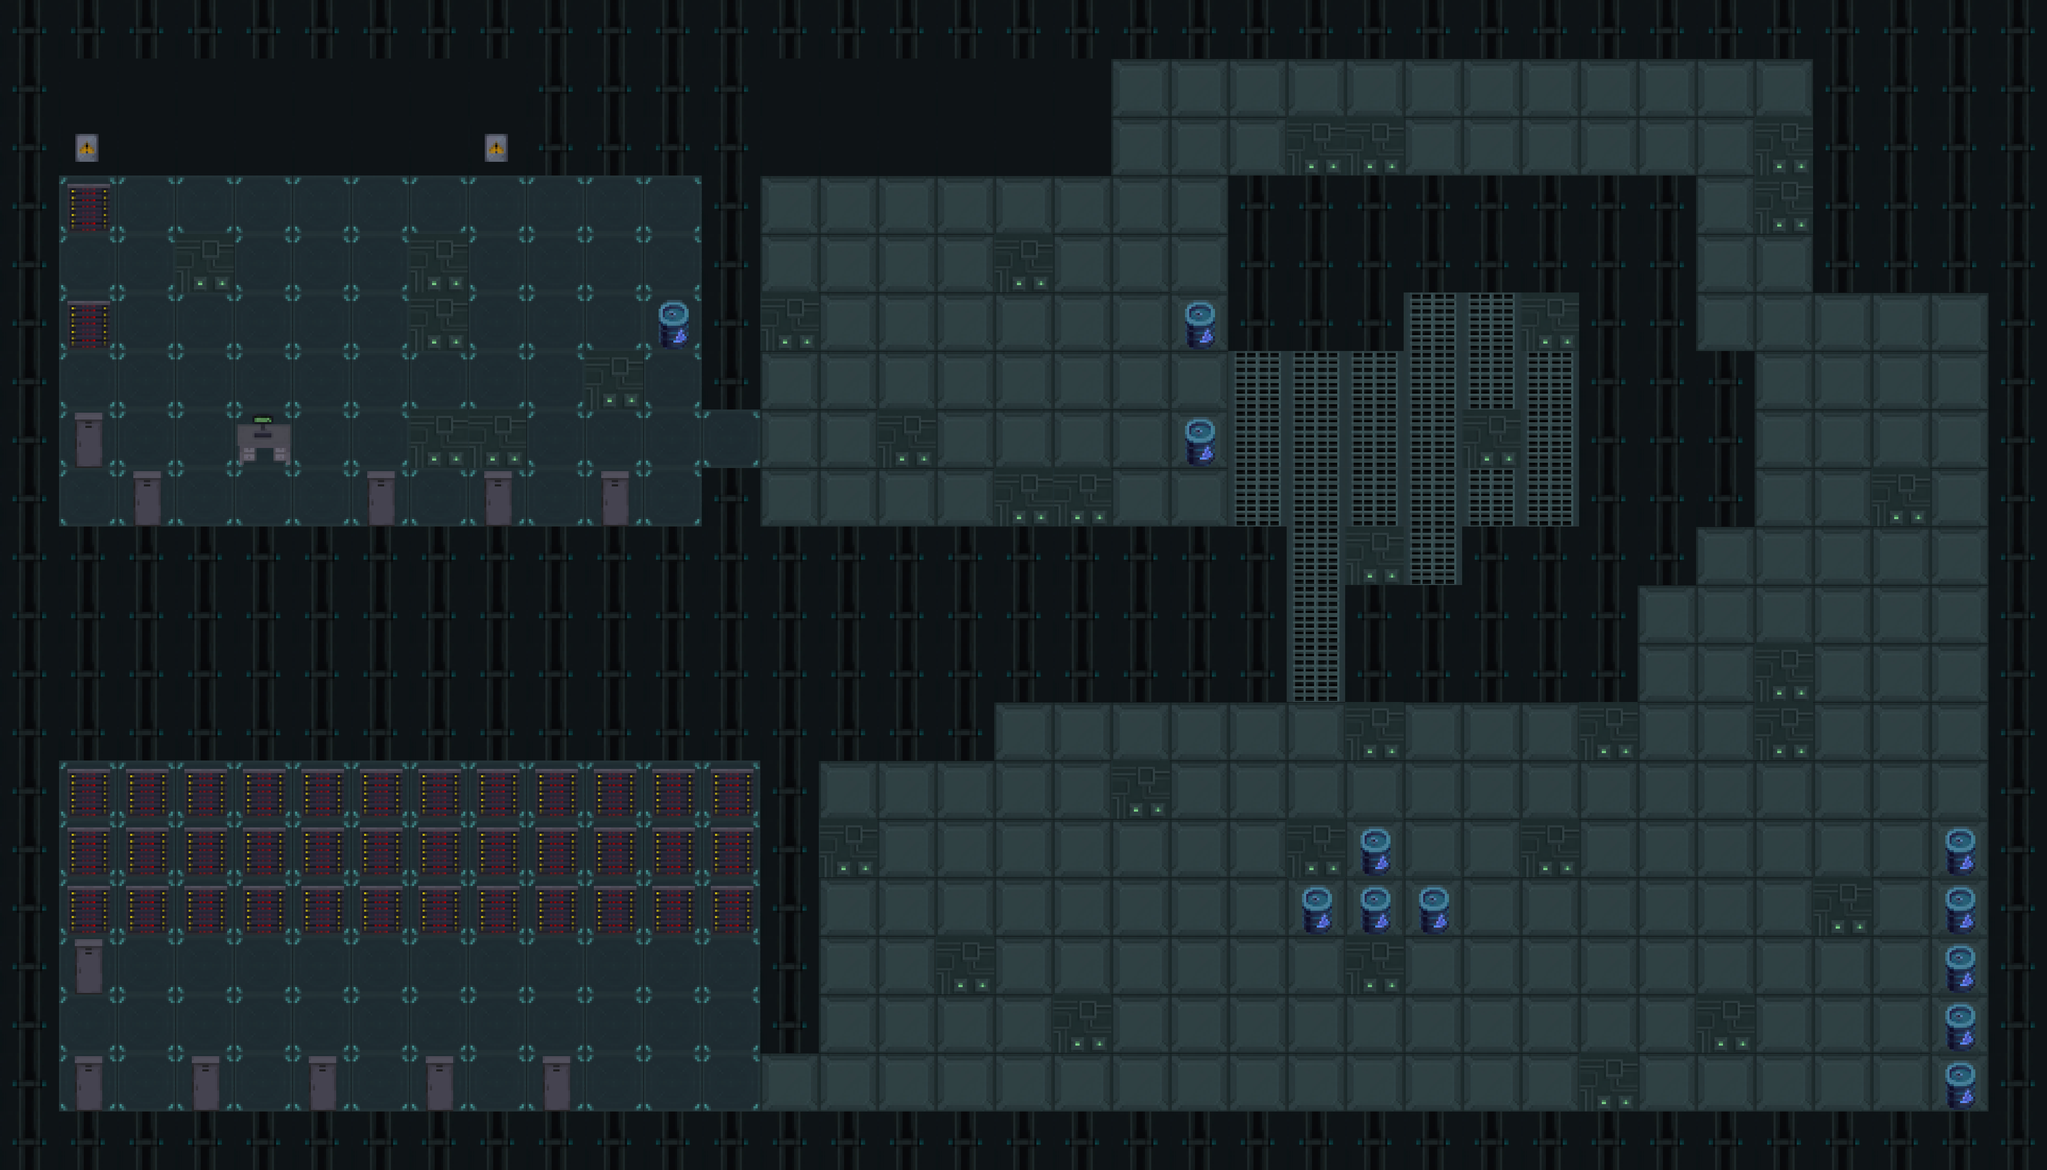

Rendered tile map (Tiled .tmx) drawn with the repository's tilesets; below, a short description and the map source with its tile grids summarised:
An orthogonal 35x20 tile map with 111x111 px tiles, 4 tile layers (floor, wall, extra, butano) and 10 objects (10x Text).

<map version="1.10" tiledversion="1.11.2" orientation="orthogonal" renderorder="right-down" width="35" height="20" tilewidth="111" tileheight="111" infinite="0" nextlayerid="6" nextobjectid="11">
 <editorsettings>
  <export target="tutorial_mapa.json" format="json" />
 </editorsettings>
 <tileset firstgid="1" source="Tilemap2.tsx" />
 <layer id="1" name="floor" width="35" height="20">
  <data>[700 cells, 700 non-empty, 4 distinct tile ids]</data>
 </layer>
 <layer id="2" name="wall" width="35" height="20">
  <data>[700 cells, 287 non-empty, 3 distinct tile ids]</data>
 </layer>
 <layer id="3" name="extra" width="35" height="20">
  <data>[700 cells, 62 non-empty, 4 distinct tile ids]</data>
 </layer>
 <layer id="5" name="butano" width="35" height="20">
  <data>[700 cells, 0 non-empty, 0 distinct tile ids]</data>
 </layer>
 <objectgroup id="4" name="objects">
  <object id="1" type="Text" x="1832.83" y="239.508" width="262.5" height="76.5">
   <text fontfamily="Nirmala UI" pixelsize="27" wrap="1" color="#ffffff">-&gt; CLICK IZQUIERDO/RATON</text>
  </object>
  <object id="2" type="Text" x="1533.36" y="244.174" width="255" height="48.6225">
   <text fontfamily="Seven Segment" pixelsize="34" wrap="1" color="#aaff00">Accionar disparo</text>
  </object>
  <object id="3" name="teclas tutorial" type="Text" x="313.335" y="129.196" width="450" height="53.5624">
   <text fontfamily="Seven Segment" pixelsize="45" wrap="1" color="#55ffff" halign="center">Controles</text>
  </object>
  <object id="4" type="Text" x="208.335" y="253.192" width="185" height="40.8553">
   <text fontfamily="Seven Segment" pixelsize="34" wrap="1" color="#aaff00">Movimiento</text>
  </object>
  <object id="5" type="Text" x="418.751" y="250.721" width="24" height="46">
   <text fontfamily="Nirmala UI" pixelsize="27" wrap="1" color="#ffffff">A</text>
  </object>
  <object id="6" type="Text" x="445.168" y="219.304" width="32.6667" height="46">
   <text fontfamily="Nirmala UI" pixelsize="27" wrap="1" color="#ffffff">W</text>
  </object>
  <object id="7" type="Text" x="451.835" y="280.804" width="24" height="46">
   <text fontfamily="Nirmala UI" pixelsize="27" wrap="1" color="#ffffff">S</text>
  </object>
  <object id="8" type="Text" x="868.001" y="249.29" width="24" height="46">
   <text fontfamily="Nirmala UI" pixelsize="27" wrap="1" color="#ffffff">E</text>
  </object>
  <object id="9" type="Text" x="480.668" y="251.137" width="24" height="46">
   <text fontfamily="Nirmala UI" pixelsize="27" wrap="1" color="#ffffff">D</text>
  </object>
  <object id="10" type="Text" x="665.168" y="253.193" width="185" height="34.5">
   <text fontfamily="Seven Segment" pixelsize="34" wrap="1" color="#aaff00">Interaccion</text>
  </object>
 </objectgroup>
</map>
